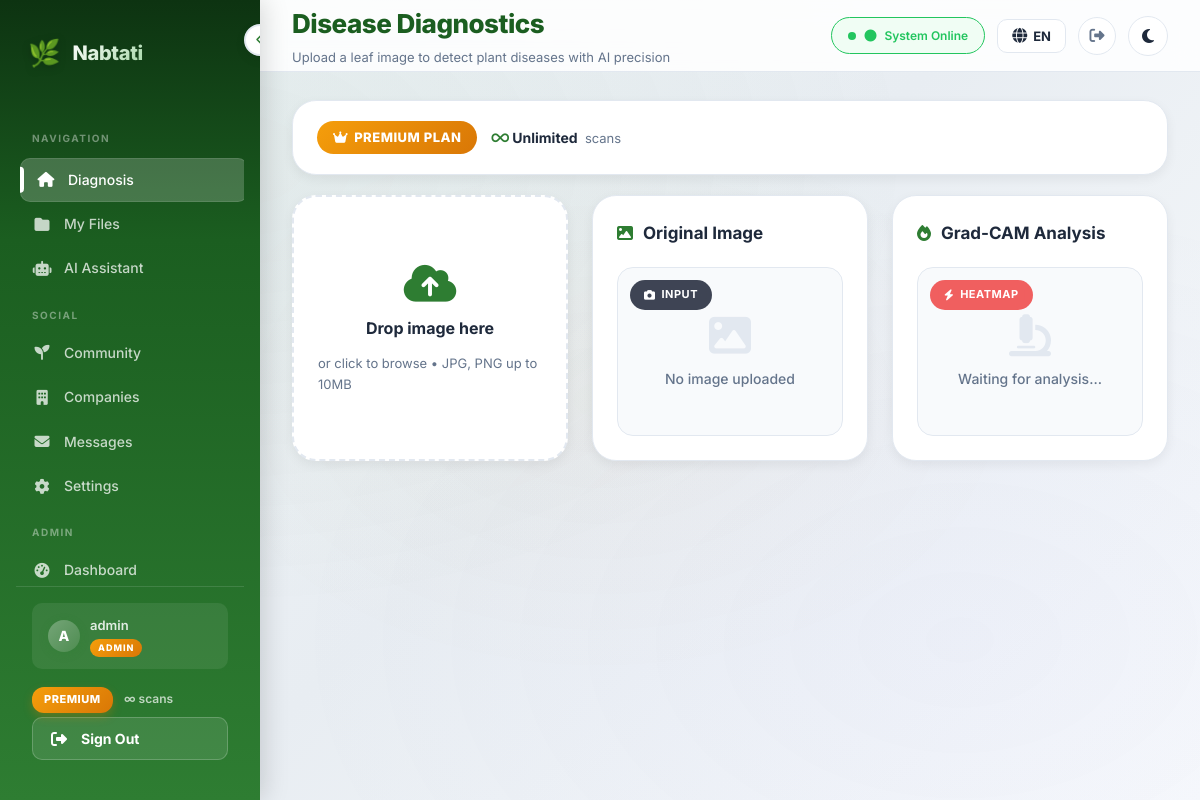
The app's page / (signed in) with its own data.
### analysis/models.py (models this page shows, shortened)
class CustomUser(AbstractUser):
    email = models.EmailField(unique=True)
    email_verified = models.BooleanField(default=False)
    birth_date = models.DateField(null=True, blank=True)
    PURPOSE_CHOICES = [
        ("farmer", "Farmer"),
        ("company", "Company"),
        ("other", "Other"),
    ]
    purpose = models.CharField(
        max_length=20,
        choices=PURPOSE_CHOICES,
        default="other",
    )
    user_code = models.CharField(
        max_length=6,
        unique=True,
        default=generate_user_code,
    )
    avatar = models.ImageField(upload_to="avatars/", null=True, blank=True)
    bio = models.TextField(max_length=500, blank=True)
    location = models.CharField(max_length=100, blank=True)
    crops_of_interest = models.JSONField(default=list, blank=True)
    role = models.CharField(
        max_length=10,
        choices=ROLE_CHOICES,
        default="user",
    )
    plan_type = models.CharField(
        max_length=10,
        choices=PLAN_CHOICES,
        default="free",
    )
    subscription_start = models.DateTimeField(null=True, blank=True)
    subscription_end = models.DateTimeField(null=True, blank=True)
    daily_scan_count = models.PositiveIntegerField(default=0)
    last_scan_date = models.DateField(null=True, blank=True)
    total_scans_count = models.PositiveIntegerField(default=0)
    class Meta:
        verbose_name = "User"
        verbose_name_plural = "Users"
    def get_display_name(self):
        if self.role == "company":
            try:
                return self.company_profile.company_name
            except Exception:
                return self.get_full_name() or self.username
        return self.get_full_name() or self.username
    @property
    def is_expert(self):
        return self.role == "expert"
    @property
    def is_admin_role(self):
        return self.role == "admin" or self.is_staff
    @property
    def effective_plan_type(self):
        if self.is_staff:
            return "premium"
        return self.plan_type
    @property
    def plan_config(self):
        return PLAN_CONFIG.get(self.effective_plan_type, PLAN_CONFIG["free"])
    def get_daily_limit(self):
        return self.plan_config["daily_limit"]
    def remaining_scans_today(self):
        from django.utils import timezone as tz
        self._reset_daily_count_if_needed(tz.localdate())
        limit = self.get_daily_limit()
        if limit is None:
            return None
        return max(0, limit - self.daily_scan_count)
    def can_use_chat(self):
        if self.is_staff:
            return True
        return self.plan_type == "premium"
    def check_and_expire_subscription(self):
        if self.is_staff:
            return False  # Staff never expire
    def _reset_daily_count_if_needed(self, today):
        if self.last_scan_date != today:
            self.daily_scan_count = 0
            self.last_scan_date = today
            self.save(update_fields=["daily_scan_count", "last_scan_date"])

### analysis/views.py (the view, shortened to what this page needs)
# urls.py: path("", views.home, name="home"),
def home(request):
    if not request.user.is_authenticated:
        return redirect("login")
    context = {
        "result": None,
        "image_url": None,
        "gradcam_url": None,
        "progress_ratio": 0,
        "progress_stage": "Unknown",
    }
    if request.method == "GET":
        last_analysis = request.session.get("last_analysis")
        return render(request, "analysis/dashboard.html", context)

### analysis/templates/analysis/dashboard.html (shortened to what this page needs)
{% extends "analysis/base.html" %}
{% load static %}
{% load i18n %}
{% block header_title %}{% trans "Disease Diagnostics" %}{% endblock %}
{% block header_subtitle %}{% trans "Upload a leaf image to detect plant diseases with AI precision" %}{% endblock %}
{% block nav_home %}active{% endblock %}
{% block nav_home_aria %}aria-current="page"{% endblock %}
{% block content %}
    {% if user.is_authenticated %}
    <div class="card" style="margin-bottom: 20px; padding: 20px 24px; display: flex; align-items: center; justify-content: space-between; flex-wrap: wrap; gap: 12px;">
        <div style="display: flex; align-items: center; gap: 14px;">
            <span class="plan-badge plan-badge-{{ plan_type }}" style="
                display: inline-flex; align-items: center; gap: 6px;
                padding: 6px 16px; border-radius: 20px;
                font-size: 13px; font-weight: 800; letter-spacing: 0.5px; text-transform: uppercase;
                {% if plan_type == 'premium' %}
                    background: linear-gradient(135deg, #f59e0b, #d97706); color: #fff;
                {% elif plan_type == 'basic' %}
                    background: linear-gradient(135deg, #6366f1, #4f46e5); color: #fff;
                {% else %}
                    background: var(--primary-bg, #e8f5e9); color: var(--primary, #2e7d32);
                {% endif %}
            ">
                {% if plan_type == 'premium' %}<i class="fas fa-crown"></i>
                {% elif plan_type == 'basic' %}<i class="fas fa-star"></i>
                {% else %}<i class="fas fa-seedling"></i>{% endif %}
                {{ plan_label }} Plan
            </span>
            <div>
                {% if daily_limit is not None %}
                    <span style="font-weight: 700; font-size: 14px; color: var(--text-main);">
                        {{ remaining_scans }} / {{ daily_limit }}
                    </span>
                    <span style="font-size: 13px; color: var(--text-muted); margin-left: 4px;">{% trans "scans remaining today" %}</span>
                {% else %}
                    <span style="font-weight: 700; font-size: 14px; color: var(--text-main);">
                        <i class="fas fa-infinity" style="color: var(--primary);"></i> {% trans "Unlimited" %}
                    </span>
                    <span style="font-size: 13px; color: var(--text-muted); margin-left: 4px;">{% trans "scans" %}</span>
                {% endif %}
            </div>
        </div>
    </div>
    {% endif %}
    <div class="grid">
        <div class="card upload-zone {% if daily_limit is not None and remaining_scans == 0 %}upload-disabled{% endif %}" id="uploadZone" role="button" tabindex="0" aria-label="Upload plant image">
            <form method="POST" enctype="multipart/form-data" id="uploadForm" style="position:absolute;inset:0;z-index:10;">
            </form>
            {% if daily_limit is not None and remaining_scans == 0 %}
            <i class="fas fa-lock upload-icon" style="color: var(--text-muted);"></i>
            <p class="upload-text" style="color: var(--text-muted);">{% trans "Scan limit reached" %}</p>
            <p class="upload-hint"><a href="{% url 'plans' %}" style="color: var(--primary); font-weight: 700;">{% trans "Upgrade to continue scanning" %}</a></p>
            {% else %}
            <i class="fas fa-cloud-arrow-up upload-icon"></i>
            <p class="upload-text">{% trans "Drop image here" %}</p>
            <p class="upload-hint">{% trans "or click to browse" %} &bull; {% trans "JPG, PNG up to 10MB" %}</p>
            {% endif %}
        </div>
        <div class="card preview-card">
            <h3 class="card-title"><i class="fas fa-image"></i> {% trans "Original Image" %}</h3>
            <div class="preview-container">
                <span class="preview-label"><i class="fas fa-camera"></i> {% trans "Input" %}</span>
                {% if image_url %}
                    <img src="{{ image_url }}" alt="Uploaded leaf image" class="preview-image" loading="lazy">
                {% else %}
                    <div class="preview-placeholder">
                        <i class="fas fa-image fa-3x" style="color:var(--border);"></i>
                        <span>{% trans "No image uploaded" %}</span>
                    </div>
                {% endif %}
            </div>
        </div>
        <div class="card preview-card">
            <h3 class="card-title"><i class="fas fa-fire"></i> {% trans "Grad-CAM Analysis" %}</h3>
            <div class="preview-container">
                <span class="preview-label gradcam"><i class="fas fa-bolt"></i> {% trans "Heatmap" %}</span>
                {% if gradcam_url %}
                    <img src="{{ gradcam_url }}" alt="Grad-CAM visualization" class="preview-image" loading="lazy">
                {% else %}
                    <div class="preview-placeholder">
                        <i class="fas fa-microscope fa-3x" style="color:var(--border);"></i>
                        <span>{% trans "Waiting for analysis..." %}</span>
                    </div>
                {% endif %}
            </div>
        </div>
    </div>
{% endblock %}

### analysis/templates/analysis/base.html (shortened to what this page needs)
{% load static %}
{% load i18n %}
<!DOCTYPE html>
<html lang="{{ LANGUAGE_CODE }}" dir="{% if LANGUAGE_CODE == 'ar' %}rtl{% else %}ltr{% endif %}" data-theme="light">
<head>
    <link href="https://cdnjs.cloudflare.com/ajax/libs/font-awesome/6.4.0/css/all.min.css" rel="stylesheet">
    <link rel="stylesheet" href="{% static 'css/style.css' %}">
    <link rel="stylesheet" href="{% static 'css/mobile.css' %}">
</head>
<body>
    <aside class="sidebar" id="sidebar" role="navigation" aria-label="{% trans 'Main navigation' %}" style="display:flex;flex-direction:column;">
        <button class="toggle-btn" onclick="toggleSidebar()" aria-label="{% trans 'Toggle sidebar' %}" aria-expanded="true">
            <i class="fas fa-chevron-left"></i>
        </button>
        <div class="logo">
            <span class="logo-icon">🌿</span>
            <span class="logo-text">Nabtati</span>
        </div>
        <div class="nav-section-label">{% trans "Navigation" %}</div>
        <div style="flex:1;overflow-y:auto;">
        <nav>
            <a href="{% url 'home' %}" class="nav {% block nav_home %}{% endblock %}" {% block nav_home_aria %}{% endblock %}>
                <i class="fas fa-home"></i>
                <span class="nav-text">{% trans "Diagnosis" %}</span>
            </a>
            <a href="{% url 'my_files' %}" class="nav {% block nav_files %}{% endblock %}" {% block nav_files_aria %}{% endblock %}>
                <i class="fas fa-folder"></i>
                <span class="nav-text">{% trans "My Files" %}</span>
            </a>
            <a href="{% url 'assistant' %}" class="nav {% block nav_assistant %}{% endblock %}" {% block nav_assistant_aria %}{% endblock %}>
                <i class="fas fa-robot"></i>
                <span class="nav-text">{% trans "AI Assistant" %}</span>
            </a>
            <div class="nav-section-label">{% trans "Social" %}</div>
            <a href="{% url 'community:feed' %}" class="nav {% block nav_community %}{% endblock %}">
                <i class="fas fa-seedling"></i>
                <span class="nav-text">{% trans "Community" %}</span>
            </a>
            <a href="{% url 'companies:directory' %}" class="nav {% block nav_companies %}{% endblock %}">
                <i class="fas fa-building"></i>
                <span class="nav-text">{% trans "Companies" %}</span>
            </a>
            <a href="{% url 'companies:user_messages' %}" class="nav {% block nav_user_messages %}{% endblock %}">
                <i class="fas fa-envelope"></i>
                <span class="nav-text">{% trans "Messages" %}</span>
            </a>
            <a href="{% url 'settings' %}" class="nav {% block nav_settings %}{% endblock %}">
                <i class="fas fa-cog"></i>
                <span class="nav-text">{% trans "Settings" %}</span>
            </a>
        </nav>
        {% if user.is_staff %}
        <div class="nav-section-label">{% trans "Admin" %}</div>
        <nav>
            <a href="{% url 'manager:dashboard' %}" class="nav {% block nav_admin_dashboard %}{% endblock %}">
                <i class="fas fa-gauge-high"></i>
                <span class="nav-text">{% trans "Dashboard" %}</span>
            </a>
        </nav>
        {% endif %}
        </div>
        <div class="sidebar-footer">
            {% if user.is_authenticated %}
            <div class="user-info">
                <div class="user-avatar">{{ user.username|make_list|first|upper }}</div>
                <span class="nav-text user-name">
                    {{ user.get_display_name }}
                    {% if user.is_staff %}
                    <span class="admin-badge-sm">{% trans "ADMIN" %}</span>
                    {% endif %}
                </span>
            </div>
            <div class="nav-text plan-info-sidebar" style="padding: 10px 0 4px 0; font-size: 12px;">
                <span class="plan-badge plan-badge-{{ plan_type }}" style="
                    display: inline-block;
                    padding: 4px 12px;
                    border-radius: 12px;
                    font-size: 11px;
                    font-weight: 800;
                    letter-spacing: 0.5px;
                    text-transform: uppercase;
                    {% if plan_type == 'premium' %}
                        background: linear-gradient(135deg, #f59e0b, #d97706);
                        color: #fff;
                        box-shadow: 0 4px 10px rgba(217, 119, 6, 0.3);
                    {% elif plan_type == 'basic' %}
                        background: linear-gradient(135deg, #6366f1, #4f46e5);
                        color: #fff;
                        box-shadow: 0 4px 10px rgba(79, 70, 229, 0.3);
                    {% else %}
                        background: #fff;
                        color: var(--primary);
                        box-shadow: 0 4px 10px rgba(0,0,0,0.1);
                    {% endif %}
                ">{{ plan_label }}</span>
                {% if daily_limit is not None %}
                <span style="color: rgba(255,255,255,0.7); margin-left: 8px; font-weight: 600;">
                    {{ remaining_scans }}/{{ daily_limit }} {% trans "scans" %}
                </span>
                {% else %}
                <span style="color: rgba(255,255,255,0.7); margin-left: 8px; font-weight: 600;">
                    ∞ {% trans "scans" %}
                </span>
                {% endif %}
            </div>
            <button class="sidebar-logout-btn" onclick="confirmLogout()" data-logout-url="{% url 'logout' %}">
                <i class="fas fa-right-from-bracket"></i>
                <span class="nav-text">{% trans "Sign Out" %}</span>
            </button>
            {% else %}
            <a href="{% url 'login' %}" class="nav">
                <i class="fas fa-sign-in-alt"></i>
                <span class="nav-text">{% trans "Login" %}</span>
            </a>
            {% endif %}
        </div>
    </aside>
    <div class="main-wrapper">
        <header class="header desktop-header">
            <div>
                <h1 class="header-title">{% block header_title %}Nabtati{% endblock %}</h1>
                <p class="header-subtitle">{% block header_subtitle %}{% endblock %}</p>
            </div>
            <div class="header-actions">
                {% block header_actions %}
                <span class="status-badge" role="status" aria-live="polite">
                    <i class="fas fa-circle"></i> {% trans "System Online" %}
                </span>
                {% endblock %}
                <div class="lang-switcher" id="langSwitcher">
                    <button class="lang-btn" id="langToggle" type="button" aria-label="{% trans 'Change language' %}">
                        <i class="fas fa-globe"></i>
                        <span>{{ LANGUAGE_CODE|upper }}</span>
                    </button>
                </div>
                {% if user.is_authenticated %}
                <button class="header-logout-btn" onclick="confirmLogout()" data-logout-url="{% url 'logout' %}" title="{% trans 'Sign Out' %}">
                    <i class="fas fa-right-from-bracket"></i>
                </button>
                {% endif %}
                <button class="theme-toggle desktop-theme-toggle" onclick="toggleTheme()" aria-label="{% trans 'Toggle dark mode' %}">
                    <i class="fas fa-moon" id="theme-icon"></i>
                </button>
            </div>
        </header>
        <main class="content" id="main-content">
            {% block content %}{% endblock %}
        </main>
    </div>
</body>
</html>

### records on screen
CustomUser: username|make_list "A", get_display_name "admin", plan_type "PREMIUM"

### other values on screen
{{ LANGUAGE_CODE|upper }} "EN"
